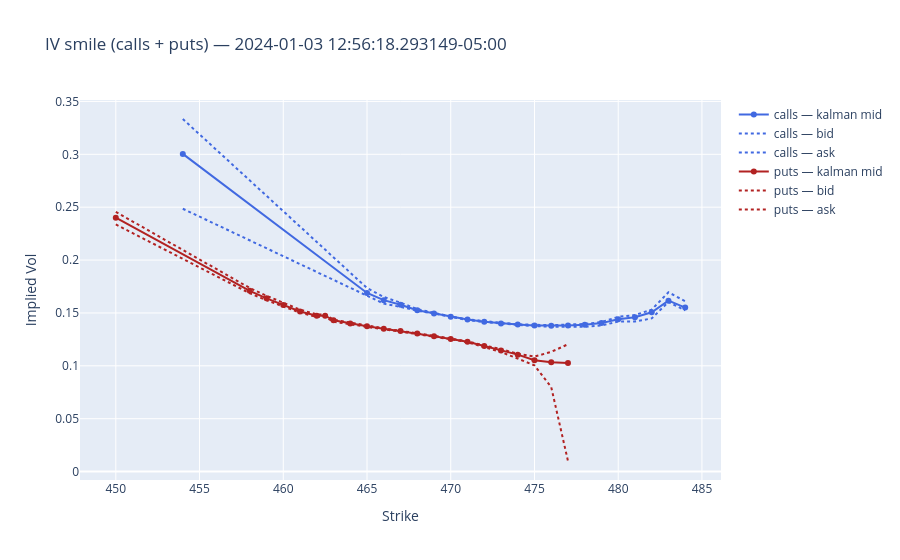

Notebook code cell kept with this figure:
### Markdown cell above
## Quptes smile

### Code cell
import personal.shared_functions.utils as _u

df_iv_surface_long = df_quote_result
df_iv_surface_wide = utils.synchronize_iv_surface(df_iv_surface_long)
df_filtered = df_iv_surface_wide.filter(
    pl.all_horizontal(pl.all().is_not_null()) & pl.all_horizontal(cs.float().is_not_nan())
)

strikes_all = sorted(df_iv_surface_long["strike"].unique().to_list())
strikes_C = sorted(df_iv_surface_long.filter(pl.col("is_call"))["strike"].unique().to_list())
strikes_P = sorted(df_iv_surface_long.filter(~pl.col("is_call"))["strike"].unique().to_list())

_, expiry, _ = _u.parse_option_ticker(
    df_tickers.filter(pl.col("ticker").str.contains("C"))["ticker"][0]
)

row_idx = df_filtered.shape[0] // 2  # ← change this (0 to df_filtered.shape[0]-1)
snapshot_ts = df_filtered["ts_ns"][row_idx]
row = df_iv_surface_wide.filter(pl.col("ts_ns") <= snapshot_ts).tail(1)

fig = go.Figure()

fig.add_trace(
    go.Scatter(
        x=strikes_C,
        y=[row[f"kalman_iv_{int(k)}_C"][0] for k in strikes_C],
        mode="lines+markers",
        name="calls — kalman mid",
        line=dict(color="royalblue"),
    )
)
fig.add_trace(
    go.Scatter(
        x=strikes_C,
        y=[row[f"bid_iv_{int(k)}_C"][0] for k in strikes_C],
        mode="lines",
        name="calls — bid",
        line=dict(color="royalblue", dash="dot"),
    )
)
fig.add_trace(
    go.Scatter(
        x=strikes_C,
        y=[row[f"ask_iv_{int(k)}_C"][0] for k in strikes_C],
        mode="lines",
        name="calls — ask",
        line=dict(color="royalblue", dash="dot"),
    )
)

fig.add_trace(
    go.Scatter(
        x=strikes_P,
        y=[row[f"kalman_iv_{int(k)}_P"][0] for k in strikes_P],
        mode="lines+markers",
        name="puts — kalman mid",
        line=dict(color="firebrick"),
    )
)
fig.add_trace(
    go.Scatter(
        x=strikes_P,
        y=[row[f"bid_iv_{int(k)}_P"][0] for k in strikes_P],
        mode="lines",
        name="puts — bid",
        line=dict(color="firebrick", dash="dot"),
    )
)
fig.add_trace(
    go.Scatter(
        x=strikes_P,
        y=[row[f"ask_iv_{int(k)}_P"][0] for k in strikes_P],
        mode="lines",
        name="puts — ask",
        line=dict(color="firebrick", dash="dot"),
    )
)

fig.update_layout(
    title=f"IV smile (calls + puts) — {snapshot_ts}",
    xaxis_title="Strike",
    yaxis_title="Implied Vol",
)
fig.show()

### Figure 1 — Plotly figure (JSON) as saved in the notebook; plotly's stock layout.template omitted (floating-point values rounded to 4 significant figures)
{"data": [{"line": {"color": "royalblue"}, "mode": "lines+markers", "name": "calls — kalman mid", "type": "scatter", "x": [454, 465, 466, 467, 468, 469, 470, 471, 472, 473, 474, 475, 476, 477, 478, 479, 480, 481, 482, 483, 484], "y": [0.3004, 0.1689, 0.1621, 0.1578, 0.1525, 0.1495, 0.1465, 0.1437, 0.1416, 0.1401, 0.139, 0.1381, 0.1379, 0.138, 0.1388, 0.1404, 0.1441, 0.146, 0.1506, 0.1616, 0.1551]}, {"line": {"color": "royalblue", "dash": "dot"}, "mode": "lines", "name": "calls — bid", "type": "scatter", "x": [454, 465, 466, 467, 468, 469, 470, 471, 472, 473, 474, 475, 476, 477, 478, 479, 480, 481, 482, 483, 484], "y": [0.2485, 0.1656, 0.1588, 0.1557, 0.1521, 0.1494, 0.146, 0.1433, 0.1413, 0.1399, 0.1383, 0.1375, 0.137, 0.1372, 0.1369, 0.1381, 0.1419, 0.1419, 0.1448, 0.1604, 0.1523]}, {"line": {"color": "royalblue", "dash": "dot"}, "mode": "lines", "name": "calls — ask", "type": "scatter", "x": [454, 465, 466, 467, 468, 469, 470, 471, 472, 473, 474, 475, 476, 477, 478, 479, 480, 481, 482, 483, 484], "y": [0.3334, 0.1735, 0.1651, 0.1597, 0.1536, 0.1501, 0.1467, 0.144, 0.142, 0.1407, 0.1393, 0.1387, 0.1384, 0.1391, 0.1395, 0.1414, 0.1463, 0.148, 0.1532, 0.1695, 0.161]}, {"line": {"color": "firebrick"}, "mode": "lines+markers", "name": "puts — kalman mid", "type": "scatter", "x": [450, 458, 459, 460, 461, 462, 462.5, 463, 464, 465, 466, 467, 468, 469, 470, 471, 472, 473, 474, 475, 476, 477], "y": [0.24, 0.1709, 0.1638, 0.1574, 0.1514, 0.1474, 0.1474, 0.143, 0.1399, 0.1375, 0.135, 0.1329, 0.1305, 0.128, 0.1254, 0.1227, 0.1187, 0.1146, 0.1106, 0.1052, 0.1033, 0.1028]}, {"line": {"color": "firebrick", "dash": "dot"}, "mode": "lines", "name": "puts — bid", "type": "scatter", "x": [450, 458, 459, 460, 461, 462, 462.5, 463, 464, 465, 466, 467, 468, 469, 470, 471, 472, 473, 474, 475, 476, 477], "y": [0.2337, 0.1686, 0.162, 0.1563, 0.1502, 0.1463, 0.1463, 0.1417, 0.1391, 0.137, 0.1344, 0.1324, 0.1301, 0.1276, 0.1251, 0.1223, 0.1177, 0.1131, 0.1068, 0.1004, 0.07988, 0.01]}, {"line": {"color": "firebrick", "dash": "dot"}, "mode": "lines", "name": "puts — ask", "type": "scatter", "x": [450, 458, 459, 460, 461, 462, 462.5, 463, 464, 465, 466, 467, 468, 469, 470, 471, 472, 473, 474, 475, 476, 477], "y": [0.2455, 0.1736, 0.1662, 0.1596, 0.1531, 0.1486, 0.1486, 0.1435, 0.1405, 0.1382, 0.1354, 0.1332, 0.1309, 0.1284, 0.1258, 0.123, 0.1193, 0.1158, 0.1114, 0.1088, 0.1132, 0.1204]}], "layout": {"title": {"text": "IV smile (calls + puts) — 2024-01-03 12:56:18.293149-05:00"}, "xaxis": {"title": {"text": "Strike"}}, "yaxis": {"title": {"text": "Implied Vol"}}}}
